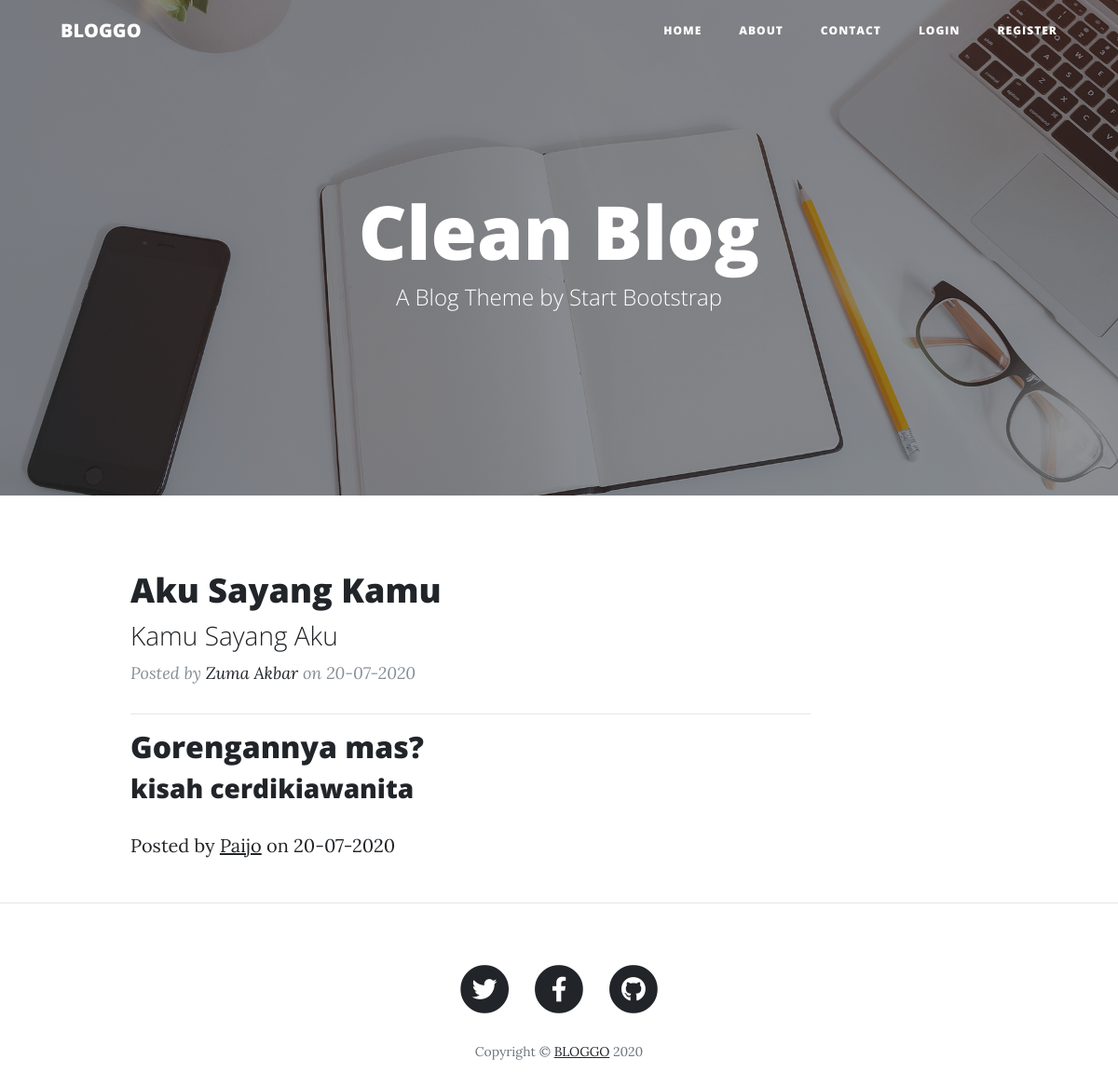
The page / on the database its author committed.
### tables this page shows
CREATE TABLE `article` (
  `article_id` int(11) NOT NULL COMMENT 'dont edit this field',
  `name` varchar(255) NOT NULL,
  `title` varchar(255) NOT NULL,
  `subtitle` varchar(255) NOT NULL,
  `date` varchar(225) NOT NULL,
  `newDate` varchar(225) NOT NULL,
  `status` varchar(225) NOT NULL
);

### index.php (the view, shortened to what this page needs)
<?php
include 'database.php';
?>
<!DOCTYPE html>
<html lang="en">
<head>
  <?php include 'include/head.php' ?>
</head>
<body>
  <?php include 'include/navbar.php' ?>
  <header class="masthead" style="background-image: url('img/home-bg.jpg')">
    <div class="overlay"></div>
    <div class="container">
      <div class="row">
        <div class="col-lg-8 col-md-10 mx-auto">
          <div class="site-heading">
            <h1>Clean Blog</h1>
            <span class="subheading">A Blog Theme by Start Bootstrap</span>
          </div>
        </div>
      </div>
    </div>
  </header>
  <div class="container">
    <div class="row">
      <div class="col-lg-8 col-md-10 mx-auto">
        <div class="post-preview">
          <?php
            $check = mysqli_query($connect, "SELECT * FROM article WHERE status='published'");
            while($d = mysqli_fetch_array($check)) :
          ?>
          <a href="post.php?id=<?= $d['article_id'] ?>">
            <h2 class="post-title">
              <?= $d['title'] ?>
            </h2>
            <h3 class="post-subtitle">
            <?= $d['subtitle'] ?>
            </h3>
          </a>
          <p class="post-meta">Posted by
            <?php
              $nm = $d['name'];
              $check2 = mysqli_query($connect, "SELECT * FROM users WHERE name='$nm'");
              while($a = mysqli_fetch_array($check2)) :
            ?>
            <a target="_blank" href="<?= $a['sosmed'] ?>"><?= $d['name'] ?></a>
              <?php endwhile; ?>
            on <?php
                if(!empty($d['newDate']))
                {
                  echo $d['date']." And Update on ".$d['newDate'];
                }else{
                  echo $d['date'];
                }
               ?></p>
        </div>
        <hr>
            <?php endwhile; ?>
      </div>
    </div>
  <hr>
  <?php include 'include/footer.php' ?>
</body>
</html>

### rows shown on the page
article: title "Aku Sayang Kamu", subtitle "Kamu Sayang Aku", name "Zuma Akbar", date "20-07-2020"
article: title "Gorengannya mas?", subtitle "kisah cerdikiawanita", name "Paijo", date "20-07-2020"
